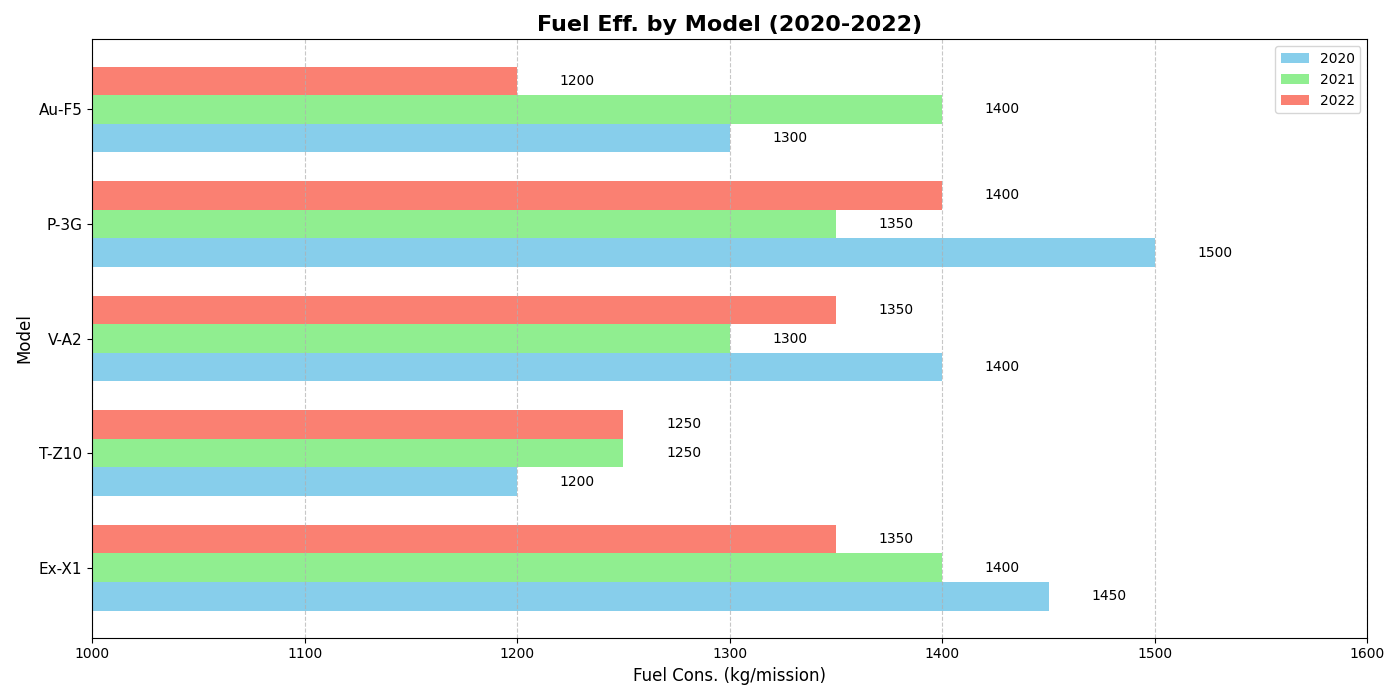

Generate this figure with Python:
import matplotlib.pyplot as plt
import numpy as np

models = ['Ex-X1', 'T-Z10', 'V-A2', 'P-3G', 'Au-F5']
fuel_2020 = [1450, 1200, 1400, 1500, 1300]
fuel_2021 = [1400, 1250, 1300, 1350, 1400]
fuel_2022 = [1350, 1250, 1350, 1400, 1200]

fig, ax1 = plt.subplots(figsize=(14, 7))

bar_height = 0.25
y = np.arange(len(models))

bars1 = ax1.barh(y - bar_height, fuel_2020, bar_height, label='2020', color='skyblue')
bars2 = ax1.barh(y, fuel_2021, bar_height, label='2021', color='lightgreen')
bars3 = ax1.barh(y + bar_height, fuel_2022, bar_height, label='2022', color='salmon')

ax1.set_title('Fuel Eff. by Model (2020-2022)', fontsize=16, fontweight='bold')
ax1.set_ylabel('Model', fontsize=12)
ax1.set_xlabel('Fuel Cons. (kg/mission)', fontsize=12)
ax1.set_yticks(y)
ax1.set_yticklabels(models, fontsize=11)
ax1.set_xlim(1000, 1600)

def add_labels(bars):
    for bar in bars:
        xpos = bar.get_width()
        ax1.text(xpos + 20, bar.get_y() + bar.get_height()/2.0, f'{xpos}', ha='left', va='center', fontsize=10, color='black')

add_labels(bars1)
add_labels(bars2)
add_labels(bars3)

ax1.legend(loc='upper right', fontsize=10)
ax1.grid(axis='x', linestyle='--', alpha=0.7)

plt.tight_layout()
plt.show()
